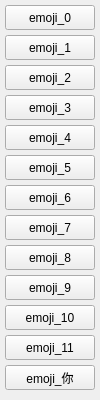
<?xml version="1.0" encoding="UTF-8"?>
<ui version="4.0">
 <class>Ulaahead</class>
 <widget class="QWidget" name="Ulaahead">
  <property name="geometry">
   <rect>
    <x>0</x>
    <y>0</y>
    <width>100</width>
    <height>400</height>
   </rect>
  </property>
  <property name="windowTitle">
   <string>Ulaahead</string>
  </property>
  <property name="locale">
   <locale language="Chinese" country="China"/>
  </property>
  <widget class="QPushButton" name="pushButton_0">
   <property name="geometry">
    <rect>
     <x>5</x>
     <y>5</y>
     <width>90</width>
     <height>25</height>
    </rect>
   </property>
   <property name="text">
    <string>emoji_0</string>
   </property>
  </widget>
  <widget class="QPushButton" name="pushButton_1">
   <property name="geometry">
    <rect>
     <x>5</x>
     <y>35</y>
     <width>90</width>
     <height>25</height>
    </rect>
   </property>
   <property name="text">
    <string>emoji_1</string>
   </property>
  </widget>
  <widget class="QPushButton" name="pushButton_2">
   <property name="geometry">
    <rect>
     <x>5</x>
     <y>65</y>
     <width>90</width>
     <height>25</height>
    </rect>
   </property>
   <property name="text">
    <string>emoji_2</string>
   </property>
  </widget>
  <widget class="QPushButton" name="pushButton_3">
   <property name="geometry">
    <rect>
     <x>5</x>
     <y>95</y>
     <width>90</width>
     <height>25</height>
    </rect>
   </property>
   <property name="text">
    <string>emoji_3</string>
   </property>
  </widget>
  <widget class="QPushButton" name="pushButton_4">
   <property name="geometry">
    <rect>
     <x>5</x>
     <y>125</y>
     <width>90</width>
     <height>25</height>
    </rect>
   </property>
   <property name="text">
    <string>emoji_4</string>
   </property>
  </widget>
  <widget class="QPushButton" name="pushButton_5">
   <property name="geometry">
    <rect>
     <x>5</x>
     <y>155</y>
     <width>90</width>
     <height>25</height>
    </rect>
   </property>
   <property name="text">
    <string>emoji_5</string>
   </property>
  </widget>
  <widget class="QPushButton" name="pushButton_6">
   <property name="geometry">
    <rect>
     <x>5</x>
     <y>185</y>
     <width>90</width>
     <height>25</height>
    </rect>
   </property>
   <property name="text">
    <string>emoji_6</string>
   </property>
  </widget>
  <widget class="QPushButton" name="pushButton_7">
   <property name="geometry">
    <rect>
     <x>5</x>
     <y>215</y>
     <width>90</width>
     <height>25</height>
    </rect>
   </property>
   <property name="text">
    <string>emoji_7</string>
   </property>
  </widget>
  <widget class="QPushButton" name="pushButton_8">
   <property name="geometry">
    <rect>
     <x>5</x>
     <y>245</y>
     <width>90</width>
     <height>25</height>
    </rect>
   </property>
   <property name="text">
    <string>emoji_8</string>
   </property>
  </widget>
  <widget class="QPushButton" name="pushButton_9">
   <property name="geometry">
    <rect>
     <x>5</x>
     <y>275</y>
     <width>90</width>
     <height>25</height>
    </rect>
   </property>
   <property name="text">
    <string>emoji_9</string>
   </property>
  </widget>
  <widget class="QPushButton" name="pushButton_10">
   <property name="geometry">
    <rect>
     <x>5</x>
     <y>305</y>
     <width>90</width>
     <height>25</height>
    </rect>
   </property>
   <property name="text">
    <string>emoji_10</string>
   </property>
  </widget>
  <widget class="QPushButton" name="pushButton_11">
   <property name="geometry">
    <rect>
     <x>5</x>
     <y>335</y>
     <width>90</width>
     <height>25</height>
    </rect>
   </property>
   <property name="text">
    <string>emoji_11</string>
   </property>
  </widget>
  <widget class="QPushButton" name="pushButton_12">
   <property name="geometry">
    <rect>
     <x>5</x>
     <y>365</y>
     <width>90</width>
     <height>25</height>
    </rect>
   </property>
   <property name="text">
    <string>emoji_你</string>
   </property>
  </widget>
 </widget>
 <resources/>
 <connections/>
</ui>
